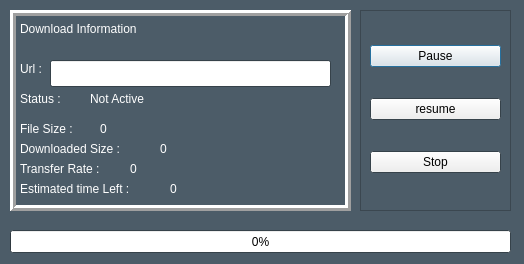
<?xml version="1.0" encoding="UTF-8"?>
<ui version="4.0">
 <class>Dialog</class>
 <widget class="QDialog" name="Dialog">
  <property name="geometry">
   <rect>
    <x>0</x>
    <y>0</y>
    <width>524</width>
    <height>264</height>
   </rect>
  </property>
  <property name="palette">
   <palette>
    <active>
     <colorrole role="Base">
      <brush brushstyle="SolidPattern">
       <color alpha="255">
        <red>255</red>
        <green>255</green>
        <blue>255</blue>
       </color>
      </brush>
     </colorrole>
     <colorrole role="Window">
      <brush brushstyle="SolidPattern">
       <color alpha="255">
        <red>76</red>
        <green>92</green>
        <blue>104</blue>
       </color>
      </brush>
     </colorrole>
    </active>
    <inactive>
     <colorrole role="Base">
      <brush brushstyle="SolidPattern">
       <color alpha="255">
        <red>255</red>
        <green>255</green>
        <blue>255</blue>
       </color>
      </brush>
     </colorrole>
     <colorrole role="Window">
      <brush brushstyle="SolidPattern">
       <color alpha="255">
        <red>76</red>
        <green>92</green>
        <blue>104</blue>
       </color>
      </brush>
     </colorrole>
    </inactive>
    <disabled>
     <colorrole role="Base">
      <brush brushstyle="SolidPattern">
       <color alpha="255">
        <red>76</red>
        <green>92</green>
        <blue>104</blue>
       </color>
      </brush>
     </colorrole>
     <colorrole role="Window">
      <brush brushstyle="SolidPattern">
       <color alpha="255">
        <red>76</red>
        <green>92</green>
        <blue>104</blue>
       </color>
      </brush>
     </colorrole>
    </disabled>
   </palette>
  </property>
  <property name="windowTitle">
   <string>Dialog</string>
  </property>
  <widget class="QFrame" name="frame">
   <property name="geometry">
    <rect>
     <x>10</x>
     <y>10</y>
     <width>341</width>
     <height>201</height>
    </rect>
   </property>
   <property name="frameShape">
    <enum>QFrame::Box</enum>
   </property>
   <property name="frameShadow">
    <enum>QFrame::Raised</enum>
   </property>
   <property name="lineWidth">
    <number>3</number>
   </property>
   <widget class="QLabel" name="label">
    <property name="geometry">
     <rect>
      <x>10</x>
      <y>10</y>
      <width>161</width>
      <height>17</height>
     </rect>
    </property>
    <property name="palette">
     <palette>
      <active>
       <colorrole role="WindowText">
        <brush brushstyle="SolidPattern">
         <color alpha="255">
          <red>255</red>
          <green>255</green>
          <blue>255</blue>
         </color>
        </brush>
       </colorrole>
      </active>
      <inactive>
       <colorrole role="WindowText">
        <brush brushstyle="SolidPattern">
         <color alpha="255">
          <red>255</red>
          <green>255</green>
          <blue>255</blue>
         </color>
        </brush>
       </colorrole>
      </inactive>
      <disabled>
       <colorrole role="WindowText">
        <brush brushstyle="SolidPattern">
         <color alpha="255">
          <red>159</red>
          <green>158</green>
          <blue>158</blue>
         </color>
        </brush>
       </colorrole>
      </disabled>
     </palette>
    </property>
    <property name="text">
     <string>Download Information</string>
    </property>
   </widget>
   <widget class="QLabel" name="label_2">
    <property name="geometry">
     <rect>
      <x>10</x>
      <y>50</y>
      <width>161</width>
      <height>17</height>
     </rect>
    </property>
    <property name="palette">
     <palette>
      <active>
       <colorrole role="WindowText">
        <brush brushstyle="SolidPattern">
         <color alpha="255">
          <red>255</red>
          <green>255</green>
          <blue>255</blue>
         </color>
        </brush>
       </colorrole>
      </active>
      <inactive>
       <colorrole role="WindowText">
        <brush brushstyle="SolidPattern">
         <color alpha="255">
          <red>255</red>
          <green>255</green>
          <blue>255</blue>
         </color>
        </brush>
       </colorrole>
      </inactive>
      <disabled>
       <colorrole role="WindowText">
        <brush brushstyle="SolidPattern">
         <color alpha="255">
          <red>159</red>
          <green>158</green>
          <blue>158</blue>
         </color>
        </brush>
       </colorrole>
      </disabled>
     </palette>
    </property>
    <property name="text">
     <string>Url :</string>
    </property>
   </widget>
   <widget class="QLabel" name="label_3">
    <property name="geometry">
     <rect>
      <x>10</x>
      <y>80</y>
      <width>161</width>
      <height>17</height>
     </rect>
    </property>
    <property name="palette">
     <palette>
      <active>
       <colorrole role="WindowText">
        <brush brushstyle="SolidPattern">
         <color alpha="255">
          <red>255</red>
          <green>255</green>
          <blue>255</blue>
         </color>
        </brush>
       </colorrole>
      </active>
      <inactive>
       <colorrole role="WindowText">
        <brush brushstyle="SolidPattern">
         <color alpha="255">
          <red>255</red>
          <green>255</green>
          <blue>255</blue>
         </color>
        </brush>
       </colorrole>
      </inactive>
      <disabled>
       <colorrole role="WindowText">
        <brush brushstyle="SolidPattern">
         <color alpha="255">
          <red>159</red>
          <green>158</green>
          <blue>158</blue>
         </color>
        </brush>
       </colorrole>
      </disabled>
     </palette>
    </property>
    <property name="text">
     <string>Status :</string>
    </property>
   </widget>
   <widget class="QLabel" name="label_4">
    <property name="geometry">
     <rect>
      <x>10</x>
      <y>130</y>
      <width>161</width>
      <height>17</height>
     </rect>
    </property>
    <property name="palette">
     <palette>
      <active>
       <colorrole role="WindowText">
        <brush brushstyle="SolidPattern">
         <color alpha="255">
          <red>255</red>
          <green>255</green>
          <blue>255</blue>
         </color>
        </brush>
       </colorrole>
      </active>
      <inactive>
       <colorrole role="WindowText">
        <brush brushstyle="SolidPattern">
         <color alpha="255">
          <red>255</red>
          <green>255</green>
          <blue>255</blue>
         </color>
        </brush>
       </colorrole>
      </inactive>
      <disabled>
       <colorrole role="WindowText">
        <brush brushstyle="SolidPattern">
         <color alpha="255">
          <red>159</red>
          <green>158</green>
          <blue>158</blue>
         </color>
        </brush>
       </colorrole>
      </disabled>
     </palette>
    </property>
    <property name="text">
     <string>Downloaded Size :</string>
    </property>
   </widget>
   <widget class="QLabel" name="label_5">
    <property name="geometry">
     <rect>
      <x>10</x>
      <y>150</y>
      <width>111</width>
      <height>17</height>
     </rect>
    </property>
    <property name="palette">
     <palette>
      <active>
       <colorrole role="WindowText">
        <brush brushstyle="SolidPattern">
         <color alpha="255">
          <red>255</red>
          <green>255</green>
          <blue>255</blue>
         </color>
        </brush>
       </colorrole>
      </active>
      <inactive>
       <colorrole role="WindowText">
        <brush brushstyle="SolidPattern">
         <color alpha="255">
          <red>255</red>
          <green>255</green>
          <blue>255</blue>
         </color>
        </brush>
       </colorrole>
      </inactive>
      <disabled>
       <colorrole role="WindowText">
        <brush brushstyle="SolidPattern">
         <color alpha="255">
          <red>159</red>
          <green>158</green>
          <blue>158</blue>
         </color>
        </brush>
       </colorrole>
      </disabled>
     </palette>
    </property>
    <property name="text">
     <string>Transfer Rate :</string>
    </property>
   </widget>
   <widget class="QLabel" name="label_6">
    <property name="geometry">
     <rect>
      <x>10</x>
      <y>170</y>
      <width>161</width>
      <height>17</height>
     </rect>
    </property>
    <property name="palette">
     <palette>
      <active>
       <colorrole role="WindowText">
        <brush brushstyle="SolidPattern">
         <color alpha="255">
          <red>255</red>
          <green>255</green>
          <blue>255</blue>
         </color>
        </brush>
       </colorrole>
      </active>
      <inactive>
       <colorrole role="WindowText">
        <brush brushstyle="SolidPattern">
         <color alpha="255">
          <red>255</red>
          <green>255</green>
          <blue>255</blue>
         </color>
        </brush>
       </colorrole>
      </inactive>
      <disabled>
       <colorrole role="WindowText">
        <brush brushstyle="SolidPattern">
         <color alpha="255">
          <red>159</red>
          <green>158</green>
          <blue>158</blue>
         </color>
        </brush>
       </colorrole>
      </disabled>
     </palette>
    </property>
    <property name="text">
     <string>Estimated time Left :</string>
    </property>
   </widget>
   <widget class="QLabel" name="status_la">
    <property name="geometry">
     <rect>
      <x>80</x>
      <y>80</y>
      <width>161</width>
      <height>17</height>
     </rect>
    </property>
    <property name="palette">
     <palette>
      <active>
       <colorrole role="WindowText">
        <brush brushstyle="SolidPattern">
         <color alpha="255">
          <red>255</red>
          <green>255</green>
          <blue>255</blue>
         </color>
        </brush>
       </colorrole>
      </active>
      <inactive>
       <colorrole role="WindowText">
        <brush brushstyle="SolidPattern">
         <color alpha="255">
          <red>255</red>
          <green>255</green>
          <blue>255</blue>
         </color>
        </brush>
       </colorrole>
      </inactive>
      <disabled>
       <colorrole role="WindowText">
        <brush brushstyle="SolidPattern">
         <color alpha="255">
          <red>159</red>
          <green>158</green>
          <blue>158</blue>
         </color>
        </brush>
       </colorrole>
      </disabled>
     </palette>
    </property>
    <property name="text">
     <string>Not Active</string>
    </property>
   </widget>
   <widget class="QLabel" name="downloaded_la">
    <property name="geometry">
     <rect>
      <x>150</x>
      <y>130</y>
      <width>161</width>
      <height>17</height>
     </rect>
    </property>
    <property name="palette">
     <palette>
      <active>
       <colorrole role="WindowText">
        <brush brushstyle="SolidPattern">
         <color alpha="255">
          <red>255</red>
          <green>255</green>
          <blue>255</blue>
         </color>
        </brush>
       </colorrole>
      </active>
      <inactive>
       <colorrole role="WindowText">
        <brush brushstyle="SolidPattern">
         <color alpha="255">
          <red>255</red>
          <green>255</green>
          <blue>255</blue>
         </color>
        </brush>
       </colorrole>
      </inactive>
      <disabled>
       <colorrole role="WindowText">
        <brush brushstyle="SolidPattern">
         <color alpha="255">
          <red>159</red>
          <green>158</green>
          <blue>158</blue>
         </color>
        </brush>
       </colorrole>
      </disabled>
     </palette>
    </property>
    <property name="text">
     <string>0</string>
    </property>
   </widget>
   <widget class="QLabel" name="transferRate_la">
    <property name="geometry">
     <rect>
      <x>120</x>
      <y>150</y>
      <width>161</width>
      <height>17</height>
     </rect>
    </property>
    <property name="palette">
     <palette>
      <active>
       <colorrole role="WindowText">
        <brush brushstyle="SolidPattern">
         <color alpha="255">
          <red>255</red>
          <green>255</green>
          <blue>255</blue>
         </color>
        </brush>
       </colorrole>
      </active>
      <inactive>
       <colorrole role="WindowText">
        <brush brushstyle="SolidPattern">
         <color alpha="255">
          <red>255</red>
          <green>255</green>
          <blue>255</blue>
         </color>
        </brush>
       </colorrole>
      </inactive>
      <disabled>
       <colorrole role="WindowText">
        <brush brushstyle="SolidPattern">
         <color alpha="255">
          <red>159</red>
          <green>158</green>
          <blue>158</blue>
         </color>
        </brush>
       </colorrole>
      </disabled>
     </palette>
    </property>
    <property name="text">
     <string>0</string>
    </property>
   </widget>
   <widget class="QLabel" name="estimatedTime_la">
    <property name="geometry">
     <rect>
      <x>160</x>
      <y>170</y>
      <width>161</width>
      <height>17</height>
     </rect>
    </property>
    <property name="palette">
     <palette>
      <active>
       <colorrole role="WindowText">
        <brush brushstyle="SolidPattern">
         <color alpha="255">
          <red>255</red>
          <green>255</green>
          <blue>255</blue>
         </color>
        </brush>
       </colorrole>
      </active>
      <inactive>
       <colorrole role="WindowText">
        <brush brushstyle="SolidPattern">
         <color alpha="255">
          <red>255</red>
          <green>255</green>
          <blue>255</blue>
         </color>
        </brush>
       </colorrole>
      </inactive>
      <disabled>
       <colorrole role="WindowText">
        <brush brushstyle="SolidPattern">
         <color alpha="255">
          <red>159</red>
          <green>158</green>
          <blue>158</blue>
         </color>
        </brush>
       </colorrole>
      </disabled>
     </palette>
    </property>
    <property name="text">
     <string>0</string>
    </property>
   </widget>
   <widget class="QLineEdit" name="url_le">
    <property name="geometry">
     <rect>
      <x>40</x>
      <y>50</y>
      <width>281</width>
      <height>27</height>
     </rect>
    </property>
    <property name="readOnly">
     <bool>true</bool>
    </property>
   </widget>
   <widget class="QLabel" name="label_7">
    <property name="geometry">
     <rect>
      <x>10</x>
      <y>110</y>
      <width>91</width>
      <height>17</height>
     </rect>
    </property>
    <property name="palette">
     <palette>
      <active>
       <colorrole role="WindowText">
        <brush brushstyle="SolidPattern">
         <color alpha="255">
          <red>255</red>
          <green>255</green>
          <blue>255</blue>
         </color>
        </brush>
       </colorrole>
      </active>
      <inactive>
       <colorrole role="WindowText">
        <brush brushstyle="SolidPattern">
         <color alpha="255">
          <red>255</red>
          <green>255</green>
          <blue>255</blue>
         </color>
        </brush>
       </colorrole>
      </inactive>
      <disabled>
       <colorrole role="WindowText">
        <brush brushstyle="SolidPattern">
         <color alpha="255">
          <red>159</red>
          <green>158</green>
          <blue>158</blue>
         </color>
        </brush>
       </colorrole>
      </disabled>
     </palette>
    </property>
    <property name="text">
     <string>File Size :</string>
    </property>
   </widget>
   <widget class="QLabel" name="fileSize_la">
    <property name="geometry">
     <rect>
      <x>90</x>
      <y>110</y>
      <width>161</width>
      <height>17</height>
     </rect>
    </property>
    <property name="palette">
     <palette>
      <active>
       <colorrole role="WindowText">
        <brush brushstyle="SolidPattern">
         <color alpha="255">
          <red>255</red>
          <green>255</green>
          <blue>255</blue>
         </color>
        </brush>
       </colorrole>
      </active>
      <inactive>
       <colorrole role="WindowText">
        <brush brushstyle="SolidPattern">
         <color alpha="255">
          <red>255</red>
          <green>255</green>
          <blue>255</blue>
         </color>
        </brush>
       </colorrole>
      </inactive>
      <disabled>
       <colorrole role="WindowText">
        <brush brushstyle="SolidPattern">
         <color alpha="255">
          <red>159</red>
          <green>158</green>
          <blue>158</blue>
         </color>
        </brush>
       </colorrole>
      </disabled>
     </palette>
    </property>
    <property name="text">
     <string>0</string>
    </property>
   </widget>
  </widget>
  <widget class="QProgressBar" name="progressBar_prb">
   <property name="geometry">
    <rect>
     <x>10</x>
     <y>230</y>
     <width>501</width>
     <height>23</height>
    </rect>
   </property>
   <property name="value">
    <number>0</number>
   </property>
  </widget>
  <widget class="QFrame" name="frame_2">
   <property name="geometry">
    <rect>
     <x>360</x>
     <y>10</y>
     <width>151</width>
     <height>201</height>
    </rect>
   </property>
   <property name="frameShape">
    <enum>QFrame::StyledPanel</enum>
   </property>
   <property name="frameShadow">
    <enum>QFrame::Raised</enum>
   </property>
   <layout class="QVBoxLayout" name="verticalLayout">
    <item>
     <widget class="QPushButton" name="pause_pb">
      <property name="text">
       <string>Pause</string>
      </property>
     </widget>
    </item>
    <item>
     <widget class="QPushButton" name="resume_pb">
      <property name="text">
       <string>resume</string>
      </property>
     </widget>
    </item>
    <item>
     <widget class="QPushButton" name="stop_pb">
      <property name="text">
       <string>Stop</string>
      </property>
     </widget>
    </item>
   </layout>
  </widget>
 </widget>
 <resources/>
 <connections/>
</ui>
